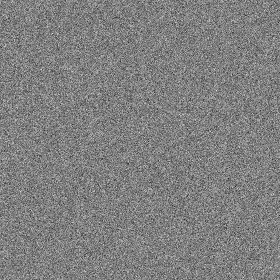
#> input picture code/frontend/vue3/src/assets/garden/noise.webp, 280 x 280 px
$ python -i load_image.py   (imports and definitions only)
#> lines starting #> are read from the running program, lines starting #| are printed output that depends on the picture
#> further down, picture is the input picture: shape (280, 280, 3); mean R, G, B 127.5, 127.4, 127.5
from io import BytesIO
from pathlib import Path

import cv2
import numpy as np
from PIL import Image, UnidentifiedImageError

root_dir = Path(__file__).resolve().parent
InputType = str | np.ndarray | bytes | Path | Image.Image


class LoadImage:
    def __init__(self):
        pass

    # [65 lines left out: functions __call__, load_img, img_to_ndarray, convert_img, not called in this run]

    @staticmethod
    def cvt_two_to_three(img: np.ndarray) -> np.ndarray:
        """gray + alpha → BGR"""
        img_gray = img[..., 0]
        img_bgr = cv2.cvtColor(img_gray, cv2.COLOR_GRAY2BGR)

        img_alpha = img[..., 1]
        not_a = cv2.bitwise_not(img_alpha)
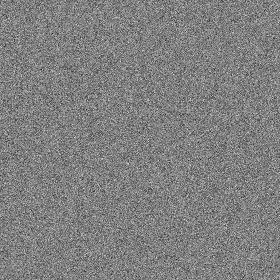
#> not_a: shape (280, 280); min 21, max 229, mean 127.6
        not_a = cv2.cvtColor(not_a, cv2.COLOR_GRAY2BGR)
#> not_a: shape (280, 280, 3)

        new_img = cv2.bitwise_and(img_bgr, img_bgr, mask=img_alpha)
        new_img = cv2.add(new_img, not_a)
#> new_img: shape (280, 280, 3); every value is 255
        return new_img

    # [22 lines left out: functions cvt_four_to_three, verify_exist, not called in this run]


class LoadImageError(Exception):
    pass

>>> import cv2
>>> picture = cv2.cvtColor(cv2.imread('../../../../../../../../../frontend/vue3/src/assets/garden/noise.webp'), cv2.COLOR_BGR2RGB)
>>> result = LoadImage().cvt_two_to_three(picture)
